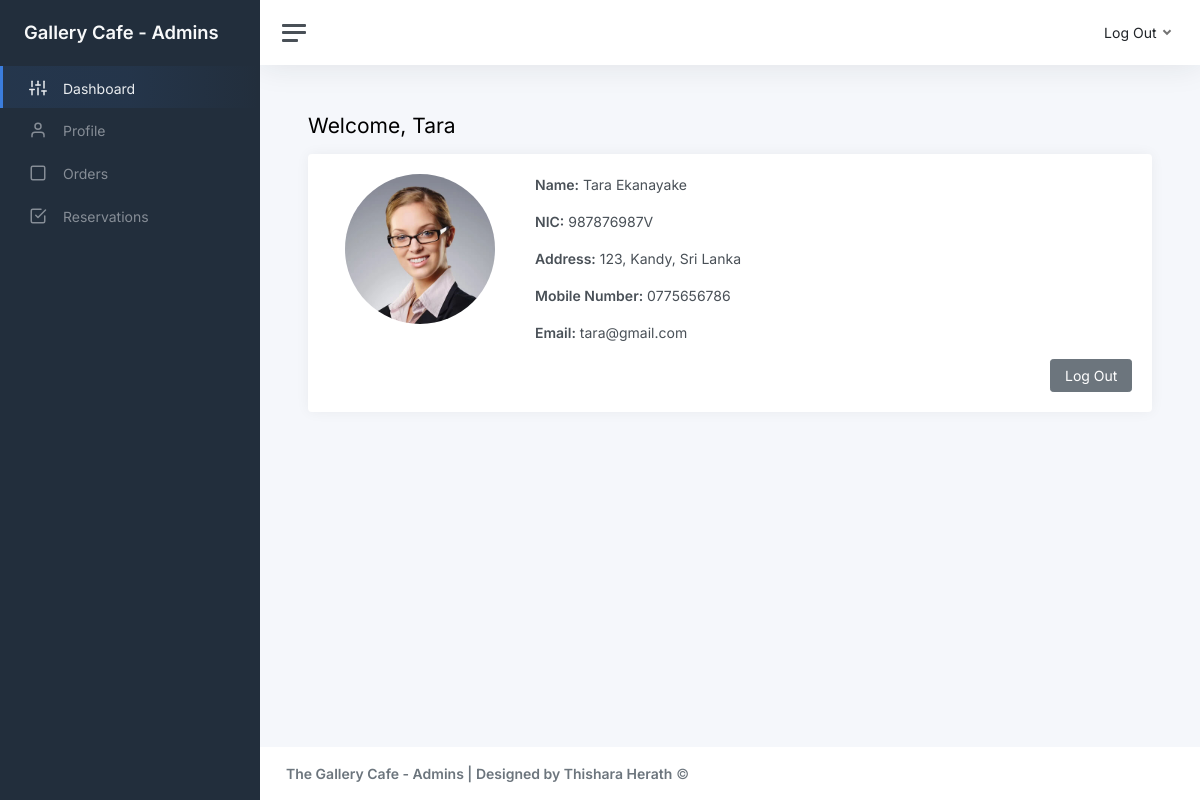
The app's page /staff_profile.php (signed in) with its own data.
### tables this page shows
CREATE TABLE IF NOT EXISTS `staff` (
  `id` int NOT NULL AUTO_INCREMENT,
  `firstname` varchar(50) DEFAULT NULL,
  `lastname` varchar(50) DEFAULT NULL,
  `nic` varchar(20) DEFAULT NULL,
  `address` varchar(100) DEFAULT NULL,
  `mnumber` varchar(15) DEFAULT NULL,
  `email` varchar(50) DEFAULT NULL,
  `password` varchar(50) DEFAULT NULL,
  `profile_picture` varchar(5000) DEFAULT NULL,
  PRIMARY KEY (`id`)
);

### staff_profile.php (the view, shortened to what this page needs)
<?php
require 'dbconn.php';
$user_id = $_SESSION['user_id'];
$sql = "SELECT firstname, lastname, nic, address, mnumber, email, profile_picture FROM staff WHERE id = ?";
$stmt = $conn->prepare($sql);
$stmt->bind_param('i', $user_id);
$stmt->execute();
$stmt->bind_result($firstname, $lastname, $nic, $address, $mnumber, $email, $profile_picture);
?>
<!DOCTYPE html>
<html lang="en">
<head>
    <link href="admin_css/app.css" rel="stylesheet">
</head>
<body>
    <div class="wrapper">
    <nav id="sidebar" class="sidebar js-sidebar">
			<div class="sidebar-content js-simplebar">
				<a class="sidebar-brand" href="index.html">
					<span class="align-middle">Gallery Cafe - Admins</span>
				</a>
				<ul class="sidebar-nav">
					<li class="sidebar-item active">
						<a class="sidebar-link" href="staff_panel.php">
							<i class="align-middle" data-feather="sliders"></i> <span class="align-middle">Dashboard</span>
						</a>
					</li>
					<li class="sidebar-item">
						<a class="sidebar-link" href="staff_profile.php">
							<i class="align-middle" data-feather="user"></i> <span class="align-middle">Profile</span>
						</a>
					</li>
					<li class="sidebar-item">
						<a class="sidebar-link" href="all_orders.php">
							<i class="align-middle" data-feather="square"></i> <span class="align-middle">Orders</span>
						</a>
					</li>
					<li class="sidebar-item">
						<a class="sidebar-link" href="display_reservations.php">
							<i class="align-middle" data-feather="check-square"></i> <span class="align-middle">Reservations</span>
						</a>
					</li>
				</ul>
			</div>
		</nav>
        <div class="main">
            <nav class="navbar navbar-expand navbar-light navbar-bg">
                <a class="sidebar-toggle js-sidebar-toggle">
                    <i class="hamburger align-self-center"></i>
                </a>
                <div class="navbar-collapse collapse">
                    <ul class="navbar-nav navbar-align">
                        <li class="nav-item dropdown">
                            <a class="nav-link dropdown-toggle d-none d-sm-inline-block" href="#" data-bs-toggle="dropdown">
                                <span class="text-dark">Log Out</span>
                            </a>
                        </li>
                    </ul>
                </div>
            </nav>
            <main class="content">
                <div class="container-fluid p-0">
                    <h1 class="h3 mb-3">Welcome, <?php echo htmlspecialchars($firstname); ?></h1>
                    <div class="row">
                        <div class="col-md-12">
                            <div class="card">
                                <div class="card-body">
                                    <div class="row">
                                        <div class="col-md-3 text-center">
                                            <img src="<?php echo htmlspecialchars($profile_picture); ?>" alt="Profile Picture" class="img-fluid rounded-circle mb-2" width="150">
                                        </div>
                                        <div class="col-md-9">
                                            <p><strong>Name:</strong> <?php echo htmlspecialchars($firstname . " " . $lastname); ?></p>
                                            <p><strong>NIC:</strong> <?php echo htmlspecialchars($nic); ?></p>
                                            <p><strong>Address:</strong> <?php echo htmlspecialchars($address); ?></p>
                                            <p><strong>Mobile Number:</strong> <?php echo htmlspecialchars($mnumber); ?></p>
                                            <p><strong>Email:</strong> <?php echo htmlspecialchars($email); ?></p>
                                        </div>
                                    </div>
                                    <div class="row">
                                        <div class="col-md-12 text-end">
                                            <a href="staff_logout.php" class="btn btn-secondary">Log Out</a>
                                        </div>
                                    </div>
                                </div>
                            </div>
                        </div>
                    </div>
                </div>
            </main>
            <footer class="footer">
                <div class="container-fluid">
                    <div class="row text-muted">
                        <div class="col-6 text-start">
                            <p class="mb-0">
                                <a class="text-muted" href="https://adminkit.io/" target="_blank"><strong>The Gallery Cafe - Admins | Designed by Thishara Herath</strong></a> &copy;
                            </p>
                        </div>
                    </div>
                </div>
            </footer>
        </div>
    </div>
</body>
</html>

### records on screen
staff: firstname "Tara", profile_picture (picture), firstname+lastname "Tara Ekanayake", nic "987876987V", address "123, Kandy, Sri Lanka", mnumber "0775656786", email "tara@gmail.com"
